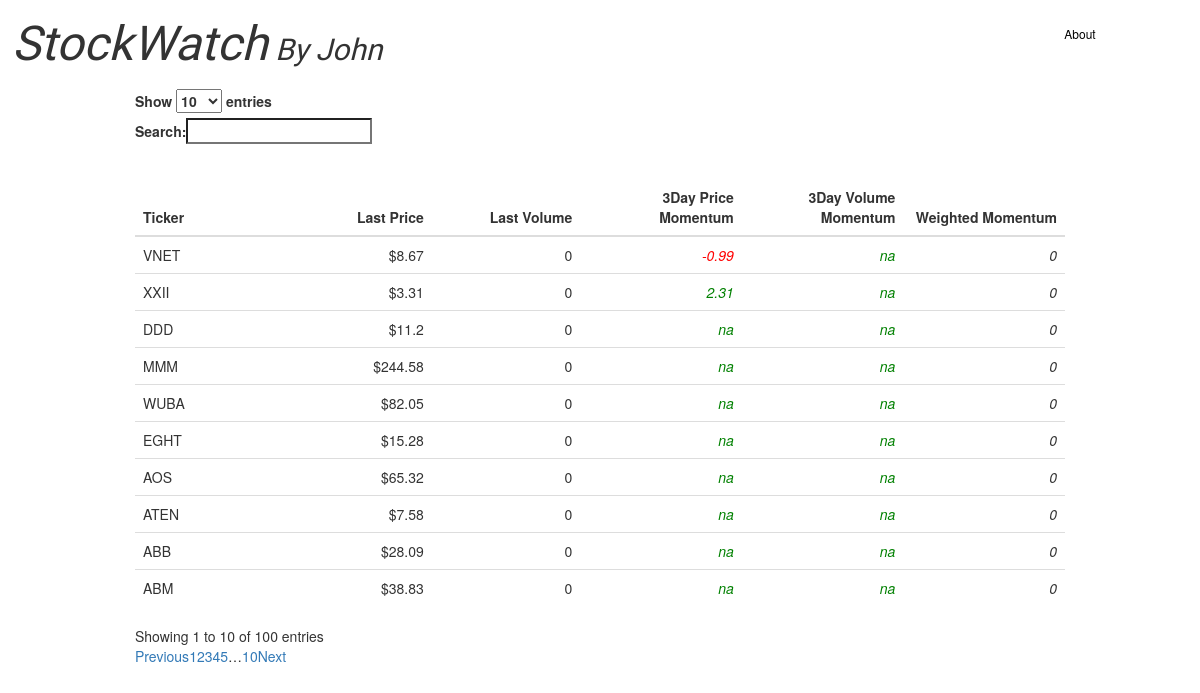
Before: / with the older database file.
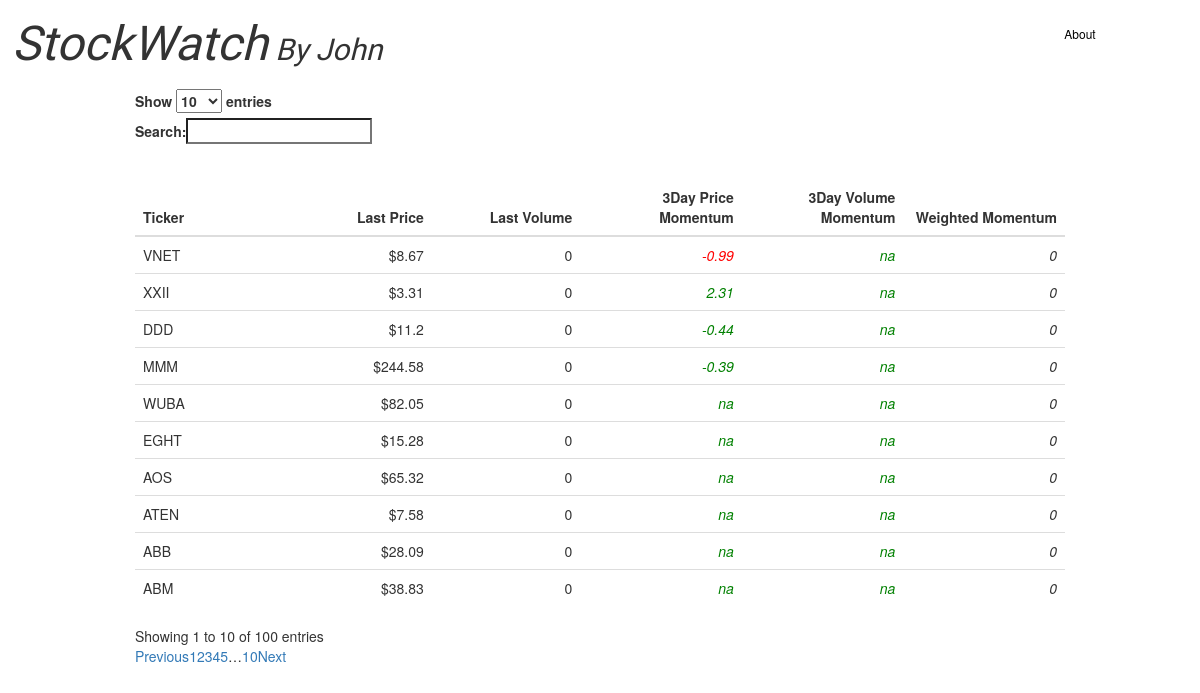
After: the same page with the newer database file.
### tables this page shows
CREATE TABLE TargetStocks(
                                            ticker text,
                                            price1 real,
                                            price2 real,
                                            price3 real,
                                            price4 real,
                                            price5 real,
                                            price6 real,
                                            price7 real,
                                            volume1 integer,
                                            volume2 integer,
                                            volume3 integer,
                                            volume4 integer,
                                            volume5 integer,
                                            volume6 integer,
                                            volume7 integer
                                            );

### __init__.py (the view)
@app.route('/')  #the @ is a decorater, way to wrap up an existing python function and modify it's behavior
def index():
	conn = sqlite3.connect(dbPath)
	c = conn.cursor()
	dataItems = c.execute(threeDayPull)
	return render_template("index.html", items=dataItems.fetchall())

### templates/index.html (shortened to what this page needs)
<!DOCTYPE html>
<html>
<head>
	<link rel="stylesheet" href="https://maxcdn.bootstrapcdn.com/bootstrap/3.3.7/css/bootstrap.min.css">
	<link rel="stylesheet" type="text/css" href="https://cdn.datatables.net/1.10.16/css/dataTables.bootstrap.min.css">
	<link rel="stylesheet" type="text/css" href="{{ url_for('static', filename='style.css') }}">
</head>
<body>
<div id="header">
	<h2>StockWatch<span style='font-size:30px'>  By John</span></h2>
</div>
<div id="main" class="col-md-8">
<table class="table table-hover table-responsive " id="targetTable">
	<thead class="thead-dark">
		<tr>
			<th scope="col">Ticker</th>
			<th scope="col" class='alnright'>Last Price</th>
			<th scope="col" class='alnright'>Last Volume</th>
			<th scope="col" class='alnright'>3Day Price Momentum</th>
			<th scope="col" class='alnright'>3Day Volume Momentum</th>
			<th scope="col" class='alnright'>Weighted Momentum</th>
		</tr>
	</thead>
{% for item in items %}
    <tr scope="row">
        <td class='col-md-1'>{{item[0]}}</td>
        <td class='alnright col-md-1'>${{item[1]}}</td>
        <td class='alnright col-md-1'>{{item[2]}}</td>
        <td class='alnright col-md-1' id="colorOption"><i>{{item[3]}}</i></td>
        <td class='alnright col-md-1' id="colorOption"><i>{{item[4]}}</i></td>
        <td class='alnright col-md-1'><i>{{item[5]}}</i></td>
    </tr>
{% endfor %}
</table>
</div>
</body>
<div id='footer'>
	<a href="/about">About</a>
</div>
<html>

### static/style.css (style rules this page uses)
h2 { color: #black; font-size: 4vmax; padding-bottom: 1.5vmax; margin: 0px; font-style: italic; font-family: 'Gloria Hallelujah', cursive; padding-top: 1.5vmax; padding-left: 1vmax; }
.alnright { text-align: right; }
table { margin-top: 30px !important; position: relative; margin: 0 auto; }
#footer { text-align: center; padding-top: 1.5vmax; top: -7vmax; position: relative; }
a:link { text-decoration: none; color: black; font-size: 1vmax; }
#main { margin: 0 auto !important; position: relative; width: 80% !important; left: 10%; float: left; clear: both; }
#colorOption { color: green; }

Changed rows visible on the page:
changed TargetStocks "DDD": item "na" → "-0.44"
changed TargetStocks "MMM": item "na" → "-0.39"
